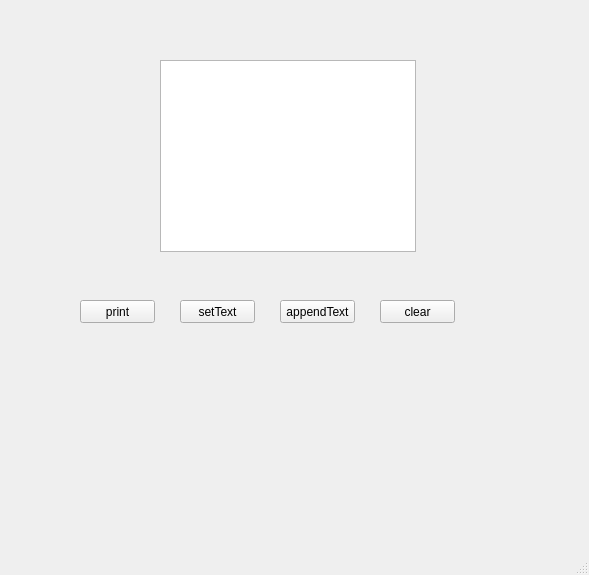
<?xml version="1.0" encoding="UTF-8"?>
<ui version="4.0">
 <class>MainWindow</class>
 <widget class="QMainWindow" name="MainWindow">
  <property name="geometry">
   <rect>
    <x>0</x>
    <y>0</y>
    <width>589</width>
    <height>575</height>
   </rect>
  </property>
  <property name="windowTitle">
   <string>MainWindow</string>
  </property>
  <property name="animated">
   <bool>true</bool>
  </property>
  <widget class="QWidget" name="centralwidget">
   <widget class="QTextBrowser" name="textBrowser">
    <property name="geometry">
     <rect>
      <x>160</x>
      <y>60</y>
      <width>256</width>
      <height>192</height>
     </rect>
    </property>
   </widget>
   <widget class="QPushButton" name="pushButton_p">
    <property name="geometry">
     <rect>
      <x>80</x>
      <y>300</y>
      <width>75</width>
      <height>23</height>
     </rect>
    </property>
    <property name="text">
     <string>print</string>
    </property>
   </widget>
   <widget class="QPushButton" name="pushButton_st">
    <property name="geometry">
     <rect>
      <x>180</x>
      <y>300</y>
      <width>75</width>
      <height>23</height>
     </rect>
    </property>
    <property name="text">
     <string>setText</string>
    </property>
   </widget>
   <widget class="QPushButton" name="pushButton_at">
    <property name="geometry">
     <rect>
      <x>280</x>
      <y>300</y>
      <width>75</width>
      <height>23</height>
     </rect>
    </property>
    <property name="text">
     <string>appendText</string>
    </property>
   </widget>
   <widget class="QPushButton" name="pushButton_c">
    <property name="geometry">
     <rect>
      <x>380</x>
      <y>300</y>
      <width>75</width>
      <height>23</height>
     </rect>
    </property>
    <property name="text">
     <string>clear</string>
    </property>
   </widget>
  </widget>
  <widget class="QMenuBar" name="menubar">
   <property name="geometry">
    <rect>
     <x>0</x>
     <y>0</y>
     <width>589</width>
     <height>21</height>
    </rect>
   </property>
  </widget>
  <widget class="QStatusBar" name="statusbar"/>
 </widget>
 <resources/>
 <connections/>
</ui>
